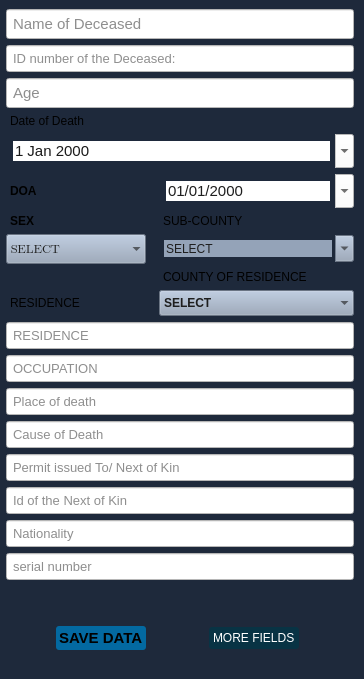
                  <widget class="QWidget" name="widget_12" native="true">
                   <property name="autoFillBackground">
                    <bool>false</bool>
                   </property>
                   <property name="styleSheet">
                    <string notr="true">background-color: #1e293b;
padding-left:1px;
padding-right:0px;
margin-right:1px;</string>
                   </property>
                   <layout class="QGridLayout" name="gridLayout_12">
                    <property name="sizeConstraint">
                     <enum>QLayout::SetMinimumSize</enum>
                    </property>
                    <property name="leftMargin">
                     <number>6</number>
                    </property>
                    <property name="topMargin">
                     <number>9</number>
                    </property>
                    <property name="rightMargin">
                     <number>9</number>
                    </property>
                    <property name="bottomMargin">
                     <number>9</number>
                    </property>
                    <property name="spacing">
                     <number>6</number>
                    </property>
                    <item row="26" column="0">
                     <widget class="QPushButton" name="pb_save_d1">
                      <property name="font">
                       <font>
                        <family>Segoe UI</family>
                        <pointsize>11</pointsize>
                        <italic>false</italic>
                        <bold>true</bold>
                       </font>
                      </property>
                      <property name="cursor">
                       <cursorShape>PointingHandCursor</cursorShape>
                      </property>
                      <property name="styleSheet">
                       <string notr="true">QPushButton{
background-color:#0369a1;
padding:3px;
text-align:left;
border-radius:3px;
margin-left:50px
}</string>
                      </property>
                      <property name="text">
                       <string>SAVE DATA</string>
                      </property>
                      <property name="icon">
                       <iconset>
                        <normaloff>resources/icons/icons/data-storage.png</normaloff>resources/icons/icons/data-storage.png</iconset>
                      </property>
                      <property name="iconSize">
                       <size>
                        <width>24</width>
                        <height>24</height>
                       </size>
                      </property>
                      <property name="checkable">
                       <bool>true</bool>
                      </property>
                      <property name="autoExclusive">
                       <bool>true</bool>
                      </property>
                      <property name="flat">
                       <bool>true</bool>
                      </property>
                     </widget>
                    </item>
                    <item row="5" column="2" colspan="2">
                     <widget class="QDateTimeEdit" name="DOA">
                      <property name="font">
                       <font>
                        <pointsize>11</pointsize>
                       </font>
                      </property>
                      <property name="styleSheet">
                       <string notr="true">background-color: rgb(255, 255, 255);
color: rgb(30, 30, 30);
padding:4px</string>
                      </property>
                      <property name="wrapping">
                       <bool>false</bool>
                      </property>
                      <property name="frame">
                       <bool>false</bool>
                      </property>
                      <property name="dateTime">
                       <datetime>
                        <hour>0</hour>
                        <minute>0</minute>
                        <second>0</second>
                        <year>2000</year>
                        <month>1</month>
                        <day>1</day>
                       </datetime>
                      </property>
                      <property name="minimumTime">
                       <time>
                        <hour>0</hour>
                        <minute>0</minute>
                        <second>0</second>
                       </time>
                      </property>
                      <property name="displayFormat">
                       <string>dd/MM/yyyy</string>
                      </property>
                      <property name="calendarPopup">
                       <bool>true</bool>
                      </property>
                      <property name="timeSpec">
                       <enum>Qt::LocalTime</enum>
                      </property>
                     </widget>
                    </item>
                    <item row="10" column="0" colspan="4">
                     <widget class="QLineEdit" name="ldt_residence">
                      <property name="font">
                       <font>
                        <pointsize>10</pointsize>
                       </font>
                      </property>
                      <property name="styleSheet">
                       <string notr="true">background-color: rgb(255, 255, 255);
color: rgb(30, 30, 30);
padding:4px</string>
                      </property>
                      <property name="placeholderText">
                       <string>RESIDENCE</string>
                      </property>
                     </widget>
                    </item>
                    <item row="6" column="0">
                     <widget class="QLabel" name="label_51">
                      <property name="font">
                       <font>
                        <bold>true</bold>
                       </font>
                      </property>
                      <property name="text">
                       <string>SEX</string>
                      </property>
                     </widget>
                    </item>
                    <item row="14" column="0" colspan="4">
                     <widget class="QLineEdit" name="l_issued_to">
                      <property name="font">
                       <font>
                        <pointsize>10</pointsize>
                       </font>
                      </property>
                      <property name="styleSheet">
                       <string notr="true">background-color: rgb(255, 255, 255);
color: rgb(30, 30, 30);
padding:4px</string>
                      </property>
                      <property name="placeholderText">
                       <string>Permit issued To/ Next of Kin</string>
                      </property>
                     </widget>
                    </item>
                    <item row="4" column="0" colspan="4">
                     <widget class="QDateEdit" name="dateEdit_d1">
                      <property name="font">
                       <font>
                        <pointsize>11</pointsize>
                       </font>
                      </property>
                      <property name="styleSheet">
                       <string notr="true">background-color: rgb(255, 255, 255);
color: rgb(26, 26, 26);
padding:4px</string>
                      </property>
                      <property name="frame">
                       <bool>false</bool>
                      </property>
                      <property name="calendarPopup">
                       <bool>true</bool>
                      </property>
                      <property name="timeSpec">
                       <enum>Qt::UTC</enum>
                      </property>
                     </widget>
                    </item>
                    <item row="0" column="0" colspan="4">
                     <widget class="QLineEdit" name="ldt_name_of_dead">
                      <property name="font">
                       <font>
                        <pointsize>11</pointsize>
                       </font>
                      </property>
                      <property name="styleSheet">
                       <string notr="true">background-color: rgb(255, 255, 255);
color: rgb(30, 30, 30);
padding:4px</string>
                      </property>
                      <property name="placeholderText">
                       <string>Name of Deceased</string>
                      </property>
                     </widget>
                    </item>
                    <item row="19" column="0" colspan="4">
                     <widget class="QLineEdit" name="li_sno">
                      <property name="font">
                       <font>
                        <pointsize>10</pointsize>
                       </font>
                      </property>
                      <property name="styleSheet">
                       <string notr="true">background-color: rgb(255, 255, 255);
color: rgb(30, 30, 30);
padding:4px</string>
                      </property>
                      <property name="placeholderText">
                       <string>serial number</string>
                      </property>
                     </widget>
                    </item>
                    <item row="6" column="2">
                     <widget class="QLabel" name="label_52">
                      <property name="text">
                       <string>&lt;html&gt;&lt;head/&gt;&lt;body&gt;&lt;p&gt;SUB-COUNTY&lt;/p&gt;&lt;/body&gt;&lt;/html&gt;</string>
                      </property>
                     </widget>
                    </item>
                    <item row="26" column="2">
                     <widget class="QPushButton" name="additional_field">
                      <property name="cursor">
                       <cursorShape>PointingHandCursor</cursorShape>
                      </property>
                      <property name="styleSheet">
                       <string notr="true">
QPushButton{
background-color:#083344;
font: 700 9pt &quot;Segoe UI&quot;;
color: rgb(255, 255, 255);
padding:4px;
text-align:left;
border-radius:3px;
margin-left:50px;
margin-right:50px
}</string>
                      </property>
                      <property name="text">
                       <string>MORE FIELDS</string>
                      </property>
                      <property name="icon">
                       <iconset>
                        <normaloff>resources/icons/icons/folder.png</normaloff>resources/icons/icons/folder.png</iconset>
                      </property>
                      <property name="iconSize">
                       <size>
                        <width>24</width>
                        <height>24</height>
                       </size>
                      </property>
                      <property name="checkable">
                       <bool>true</bool>
                      </property>
                     </widget>
                    </item>
                    <item row="7" column="2" colspan="2">
                     <widget class="QComboBox" name="cmb_subcounty">
                      <property name="font">
                       <font>
                        <pointsize>10</pointsize>
                        <bold>true</bold>
                       </font>
                      </property>
                      <property name="cursor">
                       <cursorShape>PointingHandCursor</cursorShape>
                      </property>
                      <property name="mouseTracking">
                       <bool>true</bool>
                      </property>
                      <property name="tabletTracking">
                       <bool>true</bool>
                      </property>
                      <property name="styleSheet">
                       <string notr="true">background-color: #94a3b8;
color: rgb(30, 30, 30);
padding:4px</string>
                      </property>
                      <property name="editable">
                       <bool>true</bool>
                      </property>
                      <property name="frame">
                       <bool>false</bool>
                      </property>
                      <item>
                       <property name="text">
                        <string>SELECT</string>
                       </property>
                      </item>
                      <item>
                       <property name="text">
                        <string>BUTERE</string>
                       </property>
                      </item>
                     </widget>
                    </item>
                    <item row="12" column="0" colspan="4">
                     <widget class="QLineEdit" name="li_pod">
                      <property name="font">
                       <font>
                        <pointsize>10</pointsize>
                       </font>
                      </property>
                      <property name="styleSheet">
                       <string notr="true">background-color: rgb(255, 255, 255);
color: rgb(30, 30, 30);
padding:4px
</string>
                      </property>
                      <property name="placeholderText">
                       <string>Place of death</string>
                      </property>
                     </widget>
                    </item>
                    <item row="3" column="0">
                     <widget class="QLabel" name="label_34">
                      <property name="font">
                       <font>
                        <bold>false</bold>
                       </font>
                      </property>
                      <property name="text">
                       <string>Date of Death</string>
                      </property>
                     </widget>
                    </item>
                    <item row="1" column="0" colspan="4">
                     <widget class="QLineEdit" name="ldt_id_of_deceased">
                      <property name="font">
                       <font>
                        <pointsize>10</pointsize>
                       </font>
                      </property>
                      <property name="styleSheet">
                       <string notr="true">background-color: rgb(255, 255, 255);
color: rgb(30, 30, 30);
padding:4px</string>
                      </property>
                      <property name="placeholderText">
                       <string>ID number of the Deceased:</string>
                      </property>
                     </widget>
                    </item>
                    <item row="8" column="2">
                     <widget class="QLabel" name="label_9">
                      <property name="text">
                       <string>COUNTY OF RESIDENCE</string>
                      </property>
                     </widget>
                    </item>
                    <item row="11" column="0" colspan="4">
                     <widget class="QLineEdit" name="l_occupation">
                      <property name="font">
                       <font>
                        <pointsize>10</pointsize>
                       </font>
                      </property>
                      <property name="styleSheet">
                       <string notr="true">background-color: rgb(255, 255, 255);
color: rgb(30, 30, 30);
padding:4px</string>
                      </property>
                      <property name="placeholderText">
                       <string>OCCUPATION</string>
                      </property>
                     </widget>
                    </item>
                    <item row="13" column="0" colspan="4">
                     <widget class="QLineEdit" name="cause_Editline">
                      <property name="font">
                       <font>
                        <pointsize>10</pointsize>
                       </font>
                      </property>
                      <property name="styleSheet">
                       <string notr="true">background-color: rgb(255, 255, 255);
color: rgb(30, 30, 30);
padding:4px</string>
                      </property>
                      <property name="placeholderText">
                       <string>Cause of Death</string>
                      </property>
                     </widget>
                    </item>
                    <item row="7" column="0">
                     <widget class="QComboBox" name="comboBox_gender">
                      <property name="font">
                       <font>
                        <family>Segoe UI Emoji</family>
                        <pointsize>10</pointsize>
                       </font>
                      </property>
                      <property name="cursor">
                       <cursorShape>PointingHandCursor</cursorShape>
                      </property>
                      <property name="mouseTracking">
                       <bool>true</bool>
                      </property>
                      <property name="autoFillBackground">
                       <bool>false</bool>
                      </property>
                      <property name="styleSheet">
                       <string notr="true">background-color: #94a3b8;
color: rgb(30, 30, 30);
padding:4px</string>
                      </property>
                      <property name="frame">
                       <bool>false</bool>
                      </property>
                      <item>
                       <property name="text">
                        <string>SELECT</string>
                       </property>
                      </item>
                      <item>
                       <property name="text">
                        <string>MALE</string>
                       </property>
                      </item>
                      <item>
                       <property name="text">
                        <string>FEMALE</string>
                       </property>
                      </item>
                      <item>
                       <property name="text">
                        <string>OTHERS</string>
                       </property>
                      </item>
                     </widget>
                    </item>
                    <item row="20" column="0" colspan="3">
                     <spacer name="verticalSpacer_5">
                      <property name="orientation">
                       <enum>Qt::Vertical</enum>
                      </property>
                      <property name="sizeHint" stdset="0">
                       <size>
                        <width>20</width>
                        <height>40</height>
                       </size>
                      </property>
                     </spacer>
                    </item>
                    <item row="5" column="0">
                     <widget class="QLabel" name="label_38">
                      <property name="font">
                       <font>
                        <bold>true</bold>
                       </font>
                      </property>
                      <property name="text">
                       <string>DOA</string>
                      </property>
                     </widget>
                    </item>
                    <item row="15" column="0" colspan="4">
                     <widget class="QLineEdit" name="nok_id_ldt">
                      <property name="font">
                       <font>
                        <pointsize>10</pointsize>
                       </font>
                      </property>
                      <property name="styleSheet">
                       <string notr="true">background-color: rgb(255, 255, 255);
color: rgb(30, 30, 30);
padding:4px</string>
                      </property>
                      <property name="placeholderText">
                       <string>Id of the Next of Kin</string>
                      </property>
                     </widget>
                    </item>
                    <item row="9" column="0">
                     <widget class="QLabel" name="label_35">
                      <property name="text">
                       <string>RESIDENCE</string>
                      </property>
                     </widget>
                    </item>
                    <item row="2" column="0" colspan="4">
                     <widget class="QLineEdit" name="ldt_age">
                      <property name="font">
                       <font>
                        <pointsize>11</pointsize>
                       </font>
                      </property>
                      <property name="styleSheet">
                       <string notr="true">background-color: rgb(255, 255, 255);
color: rgb(30, 30, 30);
padding:4px</string>
                      </property>
                      <property name="placeholderText">
                       <string>Age</string>
                      </property>
                     </widget>
                    </item>
                    <item row="9" column="2" colspan="2">
                     <widget class="QComboBox" name="combo_county">
                      <property name="font">
                       <font>
                        <bold>true</bold>
                       </font>
                      </property>
                      <property name="cursor">
                       <cursorShape>PointingHandCursor</cursorShape>
                      </property>
                      <property name="mouseTracking">
                       <bool>true</bool>
                      </property>
                      <property name="tabletTracking">
                       <bool>true</bool>
                      </property>
                      <property name="autoFillBackground">
                       <bool>false</bool>
                      </property>
                      <property name="styleSheet">
                       <string notr="true">background-color:#94a3b8;
color: rgb(30, 30, 30);
padding:4px</string>
                      </property>
                      <property name="frame">
                       <bool>false</bool>
                      </property>
                      <item>
                       <property name="text">
                        <string>SELECT</string>
                       </property>
                      </item>
                      <item>
                       <property name="text">
                        <string>MOMBASA</string>
                       </property>
                      </item>
                      <item>
                       <property name="text">
                        <string>KILIFI</string>
                       </property>
                      </item>
                      <item>
                       <property name="text">
                        <string>Kisumu</string>
                       </property>
                      </item>
                      <item>
                       <property name="text">
                        <string>Nakuru</string>
                       </property>
                      </item>
                      <item>
                       <property name="text">
                        <string>Wajir</string>
                       </property>
                      </item>
                      <item>
                       <property name="text">
                        <string>TURKANA</string>
                       </property>
                      </item>
                      <item>
                       <property name="text">
                        <string>Mandera</string>
                       </property>
                      </item>
                      <item>
                       <property name="text">
                        <string>Marsabit</string>
                       </property>
                      </item>
                      <item>
                       <property name="text">
                        <string>Isiolo</string>
                       </property>
                      </item>
                      <item>
                       <property name="text">
                        <string>Meru</string>
                       </property>
                      </item>
                      <item>
                       <property name="text">
                        <string>Tharaka-Nithi</string>
                       </property>
                      </item>
                      <item>
                       <property name="text">
                        <string>Embu</string>
                       </property>
                      </item>
                      <item>
                       <property name="text">
                        <string>Kitui</string>
                       </property>
                      </item>
                      <item>
                       <property name="text">
                        <string>Machakos</string>
                       </property>
                      </item>
                      <item>
                       <property name="text">
                        <string>Makueni</string>
                       </property>
                      </item>
                      <item>
                       <property name="text">
                        <string>Nyandarua</string>
                       </property>
                      </item>
                      <item>
                       <property name="text">
                        <string>Nyeri</string>
                       </property>
                      </item>
                      <item>
                       <property name="text">
                        <string>Kirinyaga</string>
                       </property>
                      </item>
                      <item>
                       <property name="text">
                        <string>Murang’a</string>
                       </property>
                      </item>
                      <item>
                       <property name="text">
                        <string>Kiambu</string>
                       </property>
                      </item>
                      <item>
                       <property name="text">
                        <string>West Pokot</string>
                       </property>
                      </item>
                      <item>
                       <property name="text">
                        <string>Samburu</string>
                       </property>
                      </item>
                      <item>
                       <property name="text">
                        <string>Trans-Nzoia</string>
                       </property>
                      </item>
                      <item>
                       <property name="text">
                        <string>Uasin Gishu</string>
                       </property>
                      </item>
                      <item>
                       <property name="text">
                        <string>Elgeyo-Marakwet</string>
                       </property>
                      </item>
                      <item>
                       <property name="text">
                        <string>Nandi</string>
                       </property>
                      </item>
                      <item>
                       <property name="text">
                        <string>Baringo</string>
                       </property>
                      </item>
                      <item>
                       <property name="text">
                        <string>Laikipia</string>
                       </property>
                      </item>
                      <item>
                       <property name="text">
                        <string>Narok</string>
                       </property>
                      </item>
                      <item>
                       <property name="text">
                        <string>Kajiado</string>
                       </property>
                      </item>
                      <item>
                       <property name="text">
                        <string>Kericho</string>
                       </property>
                      </item>
                      <item>
                       <property name="text">
                        <string>Bomet</string>
                       </property>
                      </item>
                      <item>
                       <property name="text">
                        <string>Kakamega</string>
                       </property>
                      </item>
                      <item>
                       <property name="text">
                        <string>Vihiga</string>
                       </property>
                      </item>
                      <item>
                       <property name="text">
                        <string>Bungoma</string>
                       </property>
                      </item>
                      <item>
                       <property name="text">
                        <string>Busia</string>
                       </property>
                      </item>
                      <item>
                       <property name="text">
                        <string>Siaya</string>
                       </property>
                      </item>
                      <item>
                       <property name="text">
                        <string>Homa Bay</string>
                       </property>
                      </item>
                      <item>
                       <property name="text">
                        <string>Migori</string>
                       </property>
                      </item>
                      <item>
                       <property name="text">
                        <string>Kisii</string>
                       </property>
                      </item>
                      <item>
                       <property name="text">
                        <string>Nyamira</string>
                       </property>
                      </item>
                      <item>
                       <property name="text">
                        <string>Kwale</string>
                       </property>
                      </item>
                      <item>
                       <property name="text">
                        <string>Kilifi</string>
                       </property>
                      </item>
                      <item>
                       <property name="text">
                        <string>Tana River</string>
                       </property>
                      </item>
                      <item>
                       <property name="text">
                        <string>Lamu</string>
                       </property>
                      </item>
                      <item>
                       <property name="text">
                        <string>Taita–Taveta</string>
                       </property>
                      </item>
                      <item>
                       <property name="text">
                        <string>Garissa</string>
                       </property>
                      </item>
                     </widget>
                    </item>
                    <item row="27" column="0" colspan="2">
                     <widget class="QLabel" name="label_msg">
                      <property name="styleSheet">
                       <string notr="true">color: rgb(0, 170, 0);</string>
                      </property>
                      <property name="text">
                       <string/>
                      </property>
                     </widget>
                    </item>
                    <item row="16" column="0" colspan="4">
                     <widget class="QLineEdit" name="l_nationality">
                      <property name="font">
                       <font>
                        <pointsize>10</pointsize>
                       </font>
                      </property>
                      <property name="styleSheet">
                       <string notr="true">background-color: rgb(255, 255, 255);
color: rgb(30, 30, 30);
padding:4px</string>
                      </property>
                      <property name="placeholderText">
                       <string>Nationality</string>
                      </property>
                     </widget>
                    </item>
                   </layout>
                  </widget>
